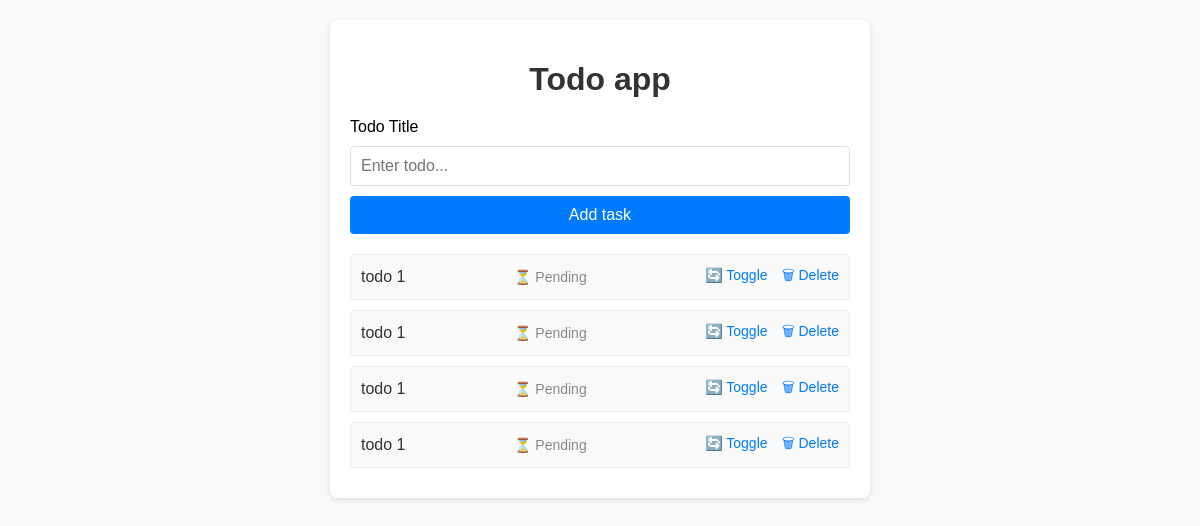
/, run on an earlier commit of the app's database.
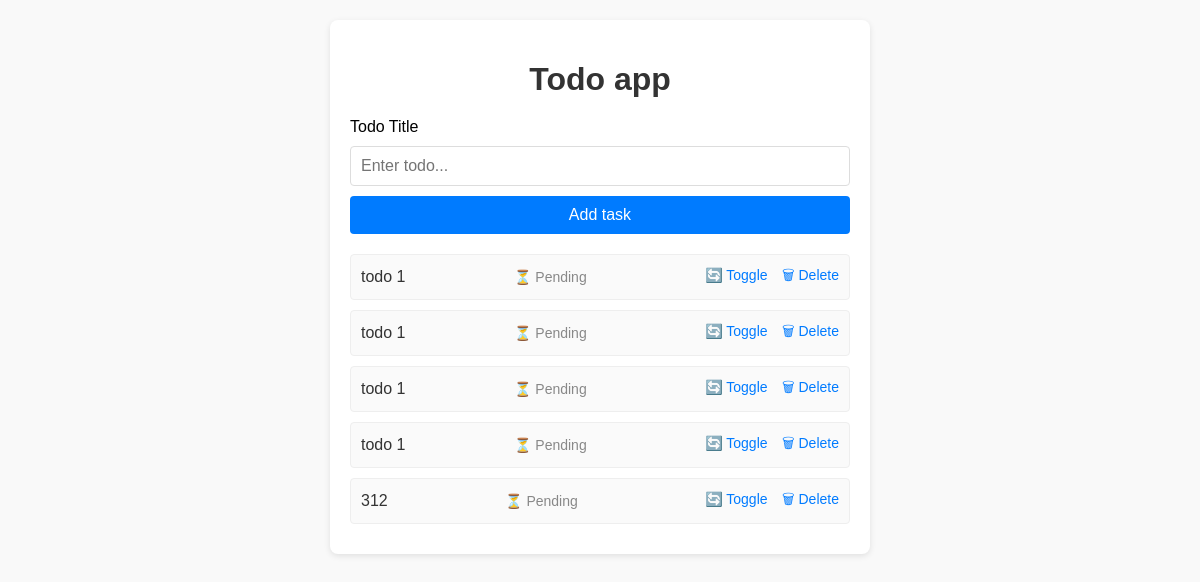
And on a later commit of the database.
### models.py (models this page shows)
class Todo(db.Model):
    id = db.Column(db.Integer, primary_key=True)
    title = db.Column(db.String, nullable=False)
    complete = db.Column(db.Boolean, default=False)

### app.py (the view)
@app.route('/')
def index():
    return TodoController.index()

### controller.py (called while the page is built)
    @staticmethod
    def index():
        todo_list = Todo.query.all()
        return render_template('base.html', todos=todo_list)

### templates/base.html (shortened to what this page needs)
<!DOCTYPE html>
<html lang="en">
<head>
    <link rel="stylesheet" href="{{ url_for('static', filename='style.css') }}">
</head>
<body>
    <div class="container">
        <h1>Todo app</h1>
        <form action="/add" method="post">
            <div class="input">
                <label for="title">Todo Title</label>
                <input type="text" name="title" placeholder="Enter todo..." required>
                <button type="submit" class="btn-add">Add task</button>
            </div>
        </form>
        <div class="todo-list">
            {% for todo in todos %}
                <div class="todo-item">
                    <span class="todo-title">{{ todo.title }}</span>
                    <span class="status">{{ "✔️ Done" if todo.complete else "⏳ Pending" }}</span>
                    <div class="actions">
                        <a href="/update/{{ todo.id }}" class="btn-update">🔄 Toggle</a>
                        <a href="/delete/{{ todo.id }}" class="btn-delete">🗑 Delete</a>
                    </div>
                </div>
            {% endfor %}
        </div>
    </div>
</body>
</html>

### static/style.css (style rules this page uses)
body { font-family: Arial, sans-serif; background-color: #f9f9f9; margin: 0; padding: 20px; }
.container { max-width: 500px; margin: 0 auto; background: white; padding: 20px; border-radius: 8px; box-shadow: 0 2px 6px rgba(0, 0, 0, 0.1); }
h1 { text-align: center; color: #333; margin-bottom: 20px; }
.input { display: flex; flex-direction: column; gap: 10px; }
.input input { padding: 10px; border: 1px solid #ddd; border-radius: 4px; font-size: 16px; }
.btn-add { padding: 10px; background-color: #007bff; color: white; border: none; border-radius: 4px; font-size: 16px; cursor: pointer; }
.todo-list { margin-top: 20px; }
.todo-item { display: flex; justify-content: space-between; align-items: center; padding: 10px; background: #fafafa; border: 1px solid #eee; border-radius: 4px; margin-bottom: 10px; }
.todo-title { font-size: 16px; color: #333; }
.status { font-size: 14px; color: #888; }
.actions a { margin-left: 10px; text-decoration: none; color: #007bff; font-size: 14px; }

What changed in the data, as far as the page shows it:
added Todo: title "312", complete "⏳ Pending"
